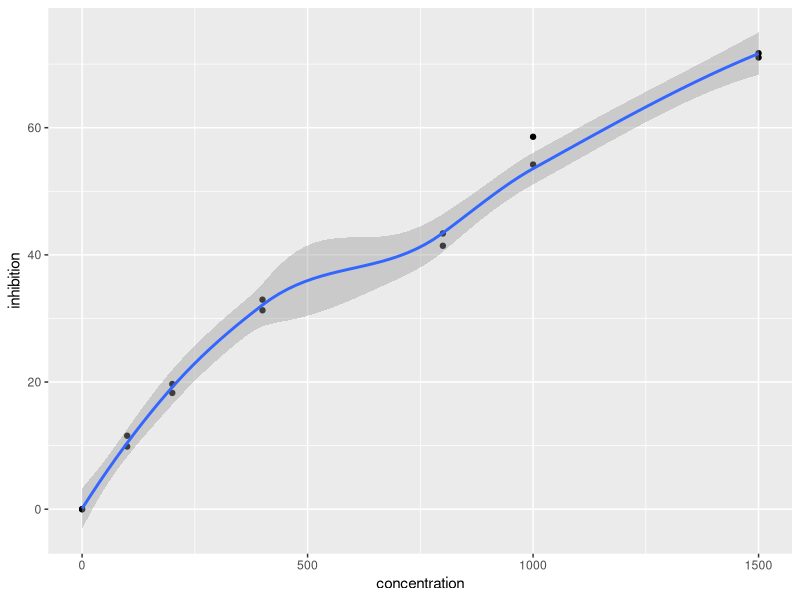
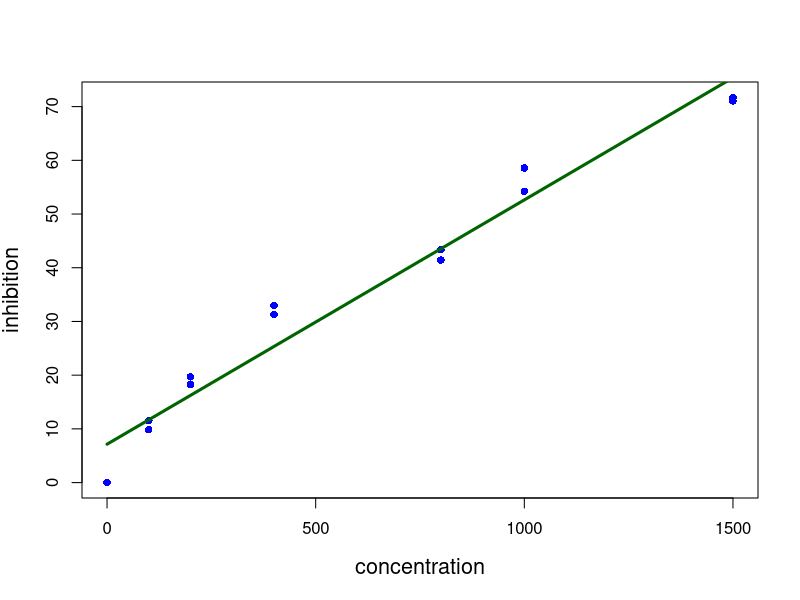

Source code (R) for these figures, in order:
# Load libraries
library(tidyverse)

# Load data set
Anti_inflammatory_diclo <- readxl::read_xlsx("Datasets/Anti-inflammatory Diclo.xlsx")

# Visualization
Anti_inflammatory_diclo %>%
  ggplot(aes(x=concentration, y=inhibition)) +
  geom_point() +
  geom_smooth()

# Regression model
# 1st order
Anti_inf_diclo_regression_model1 <- lm(inhibition ~ concentration, Anti_inflammatory_diclo)
summary(Anti_inf_diclo_regression_model1)

# Fitted regression line
convalues <- seq(0, 1500, 50)
predictedcounts <- predict(Anti_inf_diclo_regression_model1, list(concentration=convalues))

plot(Anti_inflammatory_diclo$concentration, Anti_inflammatory_diclo$inhibition,
     pch=16, 
     xlab = "concentration", ylab = "inhibition", cex.lab = 1.3, 
     col = "blue")

lines(convalues, predictedcounts, col = "darkgreen", lwd = 3)
